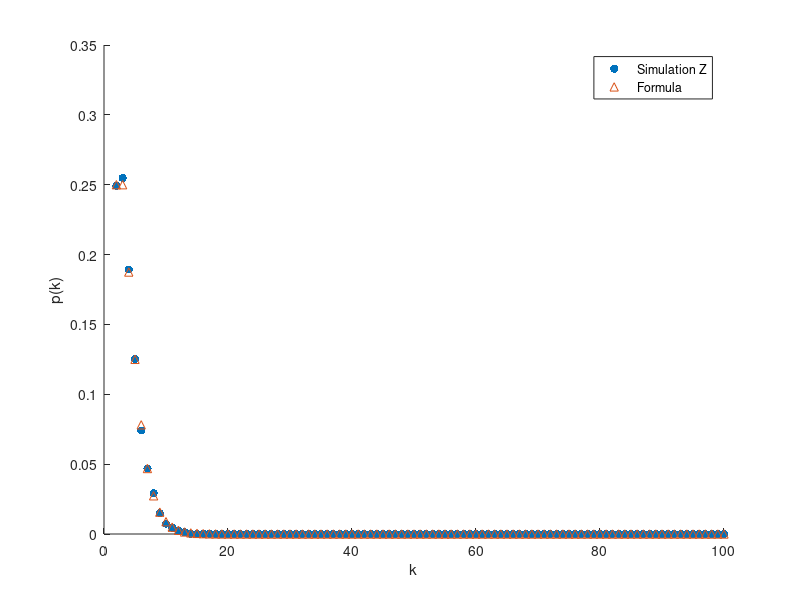

Here is the MATLAB script that generated this plot:
N = 10000;
X = [];
Y = [];
k = 100;
for i = 1:N
    A = randi([0 1], k, 1);
    X(i)=find(A==1,1,'first');
end
for i = 1:N
    A = randi([0 1], k, 1);
    Y(i)=find(A==1,1,'first');
end
Z = X + Y;
p=[];
for i =2:k
    p(i) = sum(Z==i)/N;
end
x = 2:100;
y = p(2:k);
scatter(x,y,'filled','y');
hold on
k = 2:100;
pz = 0.25.*(k-1).*0.5.^(k-2);
scatter(k,pz,'^')
xlabel('k');
ylabel('p(k)');
legend(' Simulation Z',' Formula');
err = mean(abs(y-pz))